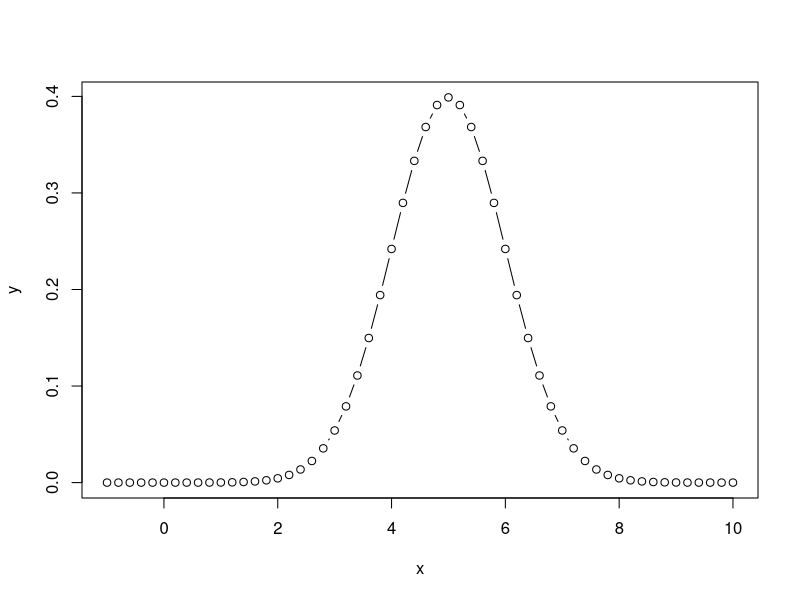
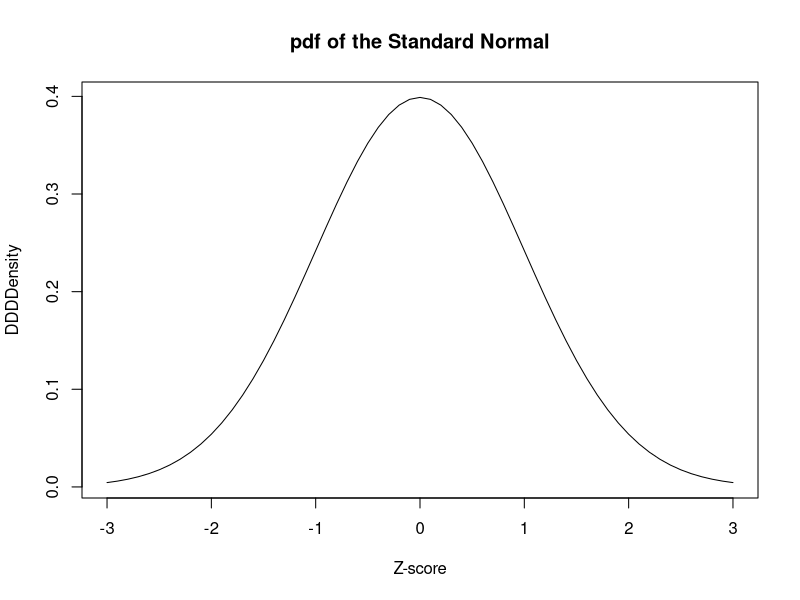
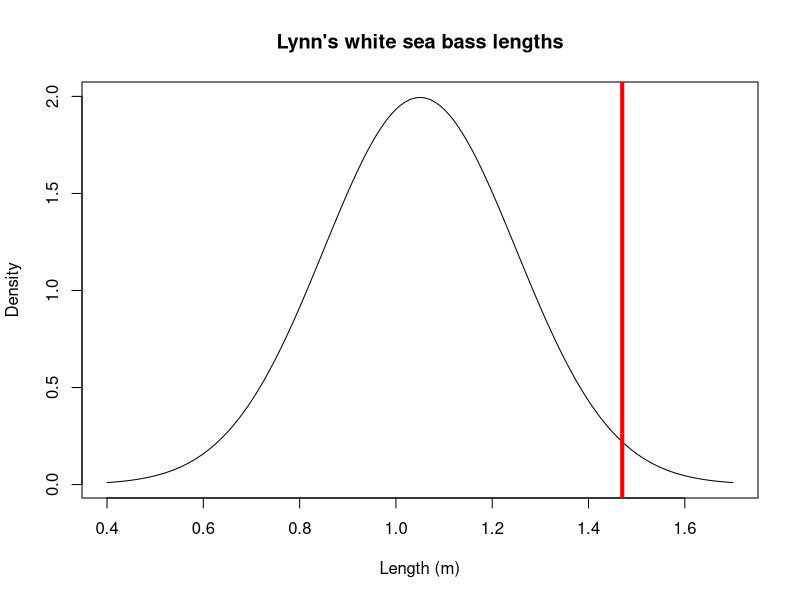
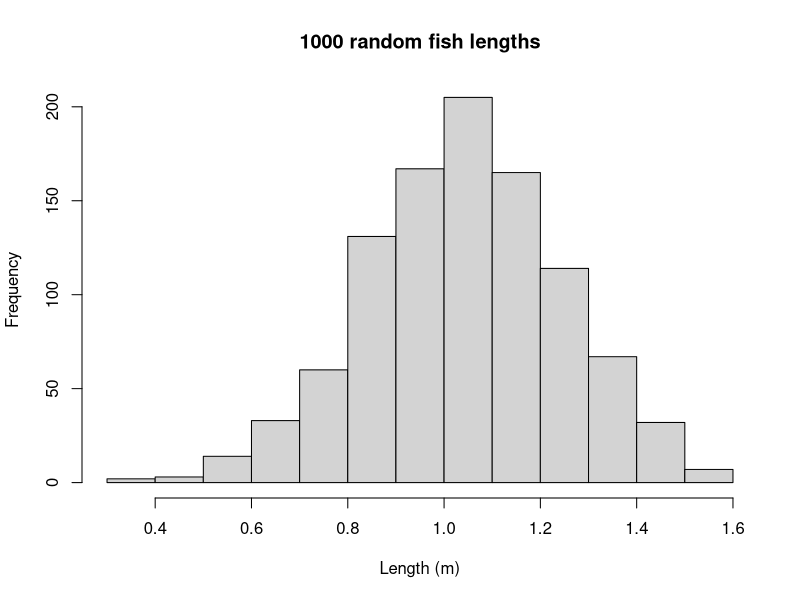
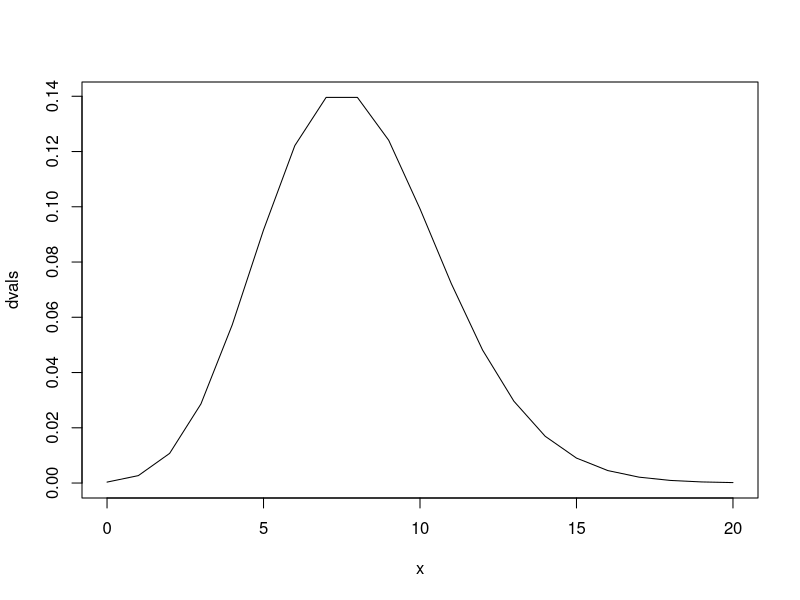
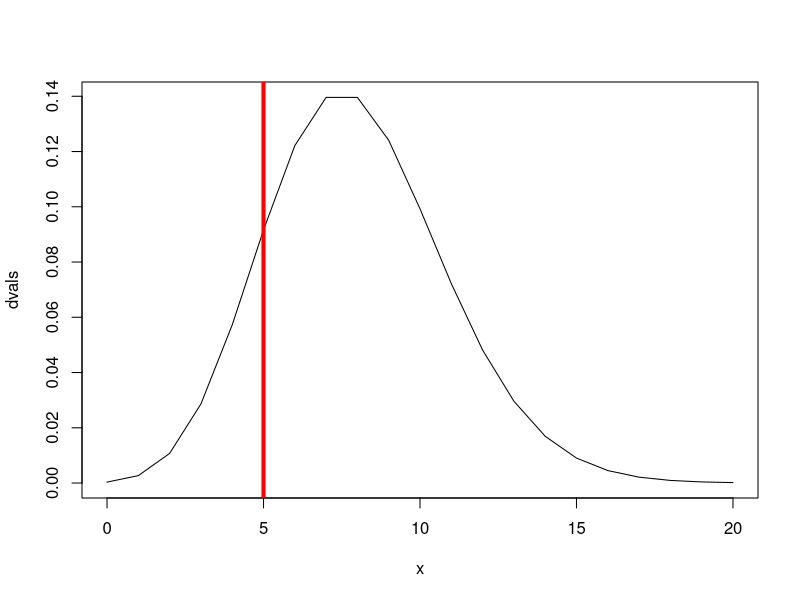
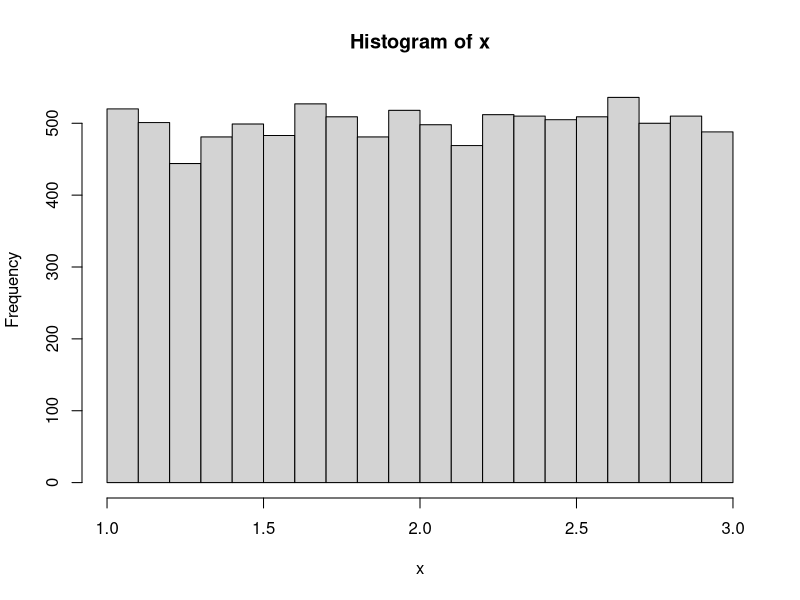
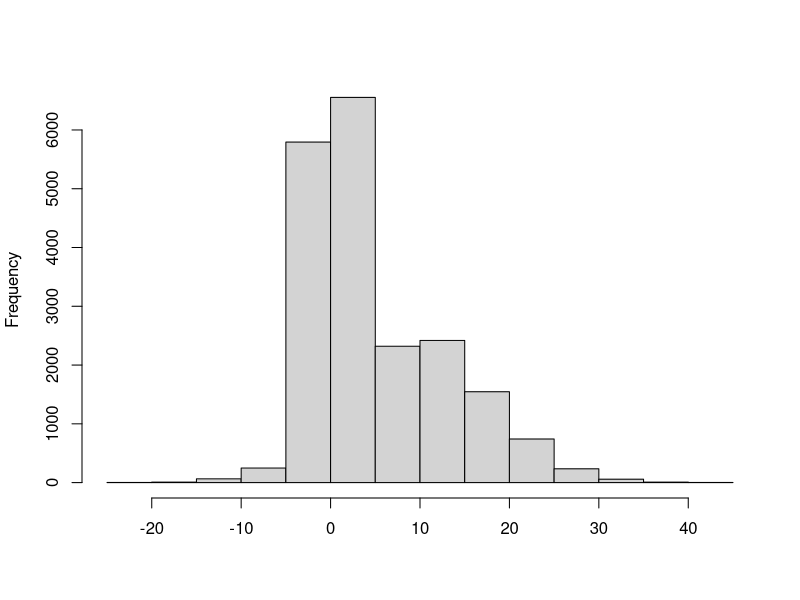

Generate these figures, in order, with R:
## ---- chunk 1
knitr::opts_chunk$set(echo = TRUE)
## ---- chunk 2
x <- seq(-1,10,by=0.2)
print(x)
y <- dnorm(x,mean=5,sd=1)
print(y)
plot(x,y,type="b")
## ---- chunk 3
zscores <- seq(-3, 3, by = .1)
dvalues <- dnorm(zscores)
plot(zscores,dvalues,
     type = "l",
     main = "pdf of the Standard Normal",
     xlab= "Z-score",
     ylab= "DDDDensity") 
## ---- chunk 4
x <- seq(0.4, 1.7, by = .01)
dvalues <- dnorm(x, mean=1.05, sd=0.2)
plot(x,dvalues,
     type = "l",
     main = "Lynn's white sea bass lengths",
     xlab= "Length (m)",
     ylab= "Density")
abline(v=1.47,col='red',lwd=4)
## ---- chunk 5
pnorm(1.47, mean=1.05, sd=0.2)
## ---- chunk 6
# pnorm default is to calculate the LOWER tail
# If we want the UPPER tail, we need to put lower.tail = FALSE
pnorm(1.47, mean=1.05, sd=0.2, lower.tail=FALSE)
## ---- chunk 7
pnorm(0.92, mean=1.05, sd=0.2)
## ---- chunk 8
qnorm(0.9821356, mean=1.05, sd=0.2)
## ---- chunk 9
qnorm(0.025, mean=1.05, sd=0.2)
qnorm(0.975, mean=1.05, sd=0.2)
## ---- chunk 10
len <- rnorm(1000, mean=1.05, sd=0.2)
# Check that we have 1000 lengths
length(len)
# Check that the mean is about 1.05
mean(len)
# Check that the sd is about 0.2
sd(len)
# Show these lengths with a histogram
hist(len, breaks=12,xlab="Length (m)",main="1000 random fish lengths")
## ---- chunk 11
?distributions
## ---- chunk 12
x <- 0:20
dvals <- dpois(x,lambda=8)
plot(x,dvals,type='l')
## ---- chunk 13
plot(x,dvals,type='l')
abline(v=5,col='red',lwd=4)
## ---- chunk 14
ppois(5,lambda=8,lower.tail=FALSE)
## ---- chunk 15
x <- runif(10000, min=1, max = 3)
hist(x)
## ---- chunk 16
pbinom(10,size=35,prob=0.4)
## ---- chunk 17
pbinom(20,size=35,prob=0.4,lower.tail=FALSE)
## ---- chunk 18
dmultinom(c(8, 11, 32, 19, 18, 12),prob=c(.1, .1, .35, .2, .15, .1))
## ---- chunk 19
hist(c(rnorm(10000,0,1),rnorm(10000,10,8)), main="", xlab="")
## ---- chunk 20
hist(rpois(10000,3), main="", xlab="")
hist(rnorm(10000,0,3), main="", xlab="")
hist(c(rgamma(10000,3,2),runif(1000,3,8)), main="", xlab="")
hist(c(rbinom(1000,10,.9)), main="", xlab="")
## ---- chunk 21
# Make fake data y
y <- c(rnorm(1000,0,1),rnorm(1000,10,8))
N <- length(y)
# Show histogram
hist(y)
## ---- chunk 22
# 1. Sort your data
y.sorted <- sort(y)
head(sort(y.sorted))
tail(sort(y.sorted))
# 2. Generate a random sample of the same size from a normal distribution
rand <- rnorm(N)
# 3. Sort the random sample
rand.sorted <- sort(rand)
# 4. Plot the normal on the x-axis, and your data on the y-axis
plot(rand.sorted,y.sorted,xlab="Normal Quantiles",ylab="y Quantiles")
# 5. Add a line through the 1st and 3rd quartiles
qy <- quantile(y,c(.25,.75))
qrand <- quantile(rand,c(.25,.75))
abline(lm(qy~qrand))
## ---- chunk 23
qqnorm(y)
qqline(y)
## ---- chunk 24
z <- rnorm(1000)
qqnorm(z)
qqline(z)
## ---- chunk 25
shapiro.test(y)
## ---- chunk 26
shapiro.test(z)
